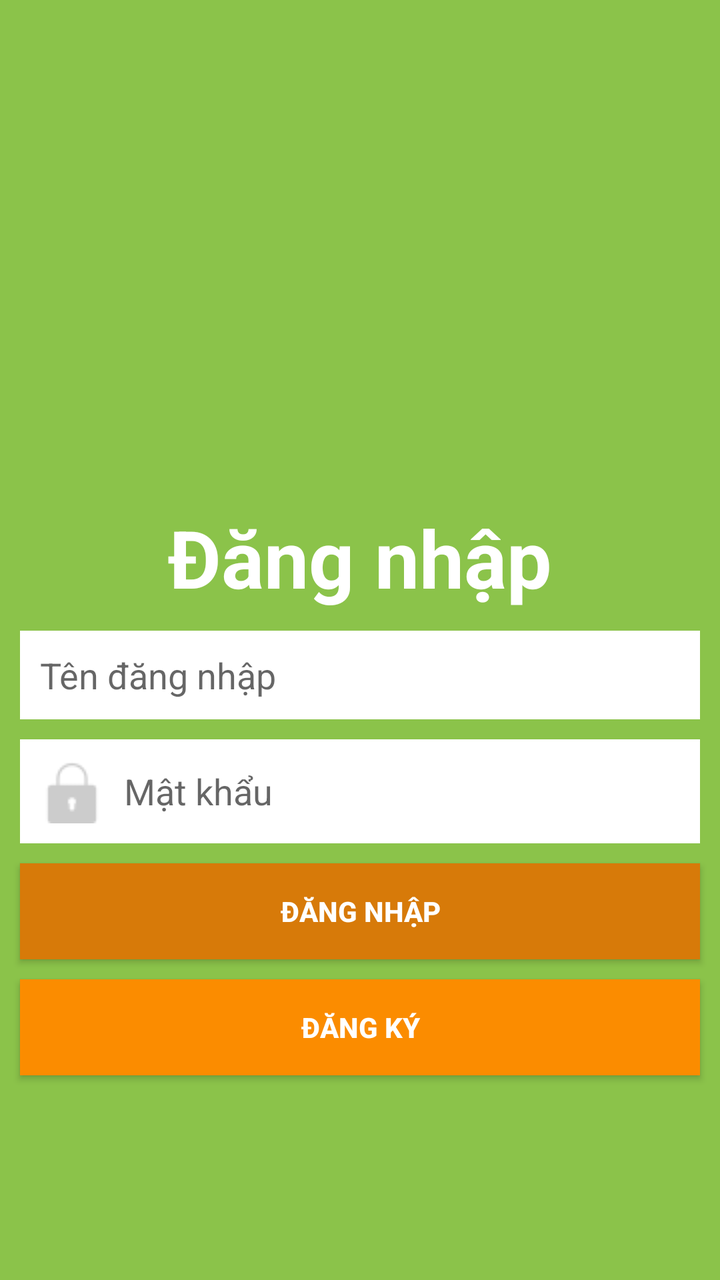
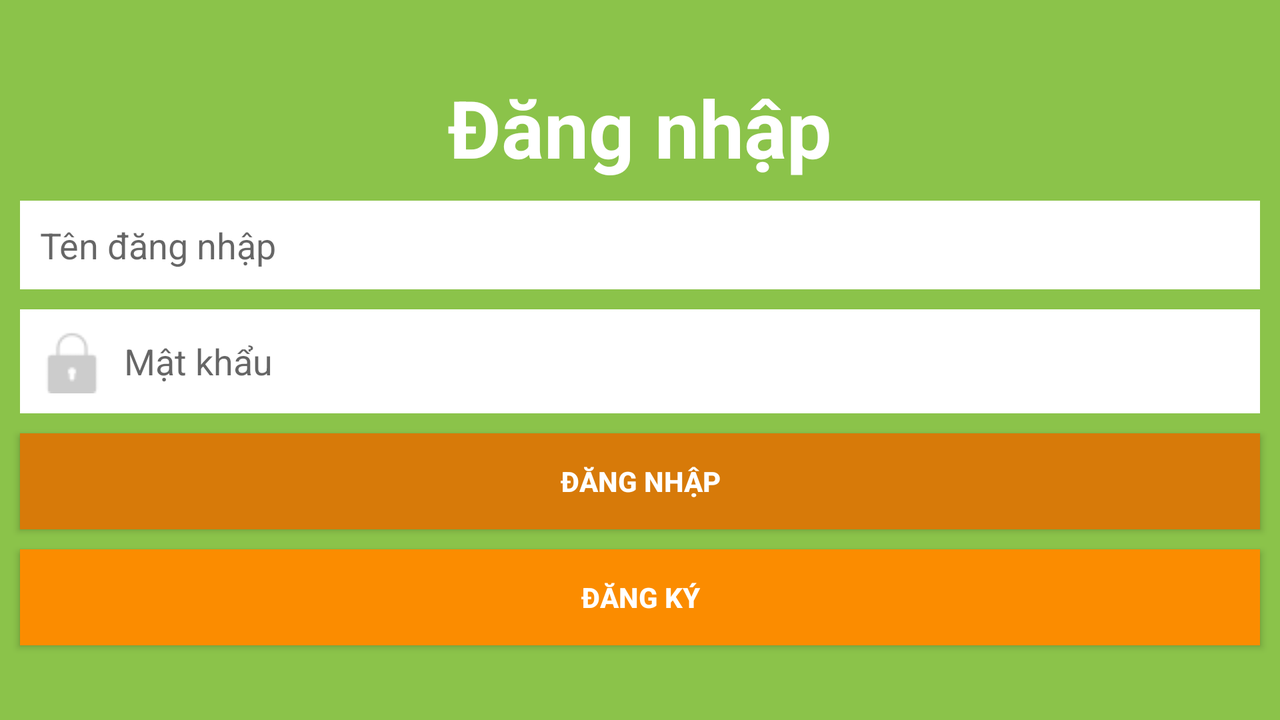

An Android layout and its configuration variant, each rendered on a device that would load it. The default file and the variant file are quoted in full after the pictures.
<!-- AndroidManifest.xml: application theme AppTheme -->
<!-- res/layout/layout_dangnhap.xml -->
<?xml version="1.0" encoding="utf-8"?>
<LinearLayout xmlns:android="http://schemas.android.com/apk/res/android"
    android:layout_width="match_parent"
    android:layout_height="match_parent"
    android:orientation="vertical"
    android:gravity="center"
    android:background="@color/colorGreen">

    <ImageView
        android:src="@drawable/logodangnhap"
        android:layout_width="@dimen/dimen150dp"
        android:layout_height="@dimen/dimen150dp" />

    <TextView
        android:id="@+id/txtDangNhap"
        android:text="@string/dangnhap"
        android:textSize="@dimen/size40sp"
        android:textStyle="bold"
        android:textColor="@color/colorWhite"
        android:layout_marginBottom="@dimen/dimen10dp"
        android:layout_width="wrap_content"
        android:layout_height="wrap_content" />

    <EditText
        android:id="@+id/edtTenDangNhapDN"
        android:layout_width="match_parent"
        android:layout_height="wrap_content"
        android:layout_marginBottom="@dimen/dimen10dp"
        android:layout_marginLeft="@dimen/dimen10dp"
        android:layout_marginRight="@dimen/dimen10dp"
        android:background="@color/colorWhite"
        android:drawableLeft="@drawable/user"
        android:drawablePadding="@dimen/dimen10dp"
        android:hint="@string/tendangnhap"
        android:inputType="textFilter"
        android:padding="@dimen/dimen10dp" />

    <EditText
        android:id="@+id/edtMatKhauDN"
        android:layout_width="match_parent"
        android:layout_height="wrap_content"
        android:layout_marginBottom="@dimen/dimen10dp"
        android:layout_marginLeft="@dimen/dimen10dp"
        android:layout_marginRight="@dimen/dimen10dp"
        android:background="@color/colorWhite"
        android:drawableLeft="@drawable/password"
        android:drawablePadding="@dimen/dimen10dp"
        android:ems="10"
        android:hint="@string/matkhau"
        android:inputType="textPassword"
        android:padding="@dimen/dimen10dp" />

    <Button
        android:id="@+id/btnDongYDN"
        android:layout_width="match_parent"
        android:layout_height="wrap_content"
        android:layout_marginBottom="@dimen/dimen10dp"
        android:layout_marginLeft="@dimen/dimen10dp"
        android:layout_marginRight="@dimen/dimen10dp"
        android:background="@color/colorToolBar"
        android:text="@string/dangnhap"
        android:textColor="@color/colorWhite"
        android:textStyle="bold" />

    <Button
        android:id="@+id/btnDangKyDN"
        android:layout_width="match_parent"
        android:layout_height="wrap_content"
        android:layout_marginLeft="@dimen/dimen10dp"
        android:layout_marginRight="@dimen/dimen10dp"
        android:background="@color/colorOrange"
        android:text="@string/dangky"
        android:textColor="@color/colorWhite"
        android:textStyle="bold" />
</LinearLayout>
<!-- resources referenced by this layout -->
<resources>
  <color name="colorGreen">#8BC34A</color>
  <color name="colorOrange">#FB8C00</color>
  <color name="colorToolBar">#d77a09</color>
  <color name="colorWhite">#FFF</color>
  <dimen name="dimen10dp">10dp</dimen>
  <dimen name="dimen150dp">150dp</dimen>
  <dimen name="size40sp">40sp</dimen>
  <!-- drawable password: png bitmap (drawable, 698 bytes) -->
  <string name="dangky">Đăng ký</string>
  <string name="dangnhap">Đăng nhập</string>
  <string name="matkhau">Mật khẩu</string>
  <string name="tendangnhap">Tên đăng nhập</string>
  <style name="AppTheme" parent="Theme.AppCompat.Light.NoActionBar">
          
          <item name="colorPrimary">@color/colorPrimary</item>
          <item name="colorPrimaryDark">@color/colorPrimaryDark</item>
          <item name="colorAccent">@color/colorAccent</item>
      </style>
  <color name="colorPrimary">#FF3F51B5</color>
  <color name="colorPrimaryDark">#303F9F</color>
  <color name="colorAccent">#FF4081</color>
</resources>
<!-- res/layout-land/layout_dangnhap.xml (the repository's variant of the layout above) -->
<!-- drawn on the phone turned sideways -->
<?xml version="1.0" encoding="utf-8"?>
<LinearLayout xmlns:android="http://schemas.android.com/apk/res/android"
    android:layout_width="match_parent"
    android:layout_height="match_parent"
    android:orientation="vertical"
    android:gravity="center"
    android:background="@color/colorGreen">

    
        
        
        

    <TextView
        android:id="@+id/txtDangNhap"
        android:text="@string/dangnhap"
        android:textSize="@dimen/size40sp"
        android:textStyle="bold"
        android:textColor="@color/colorWhite"
        android:layout_marginBottom="@dimen/dimen10dp"
        android:layout_width="wrap_content"
        android:layout_height="wrap_content" />

    <EditText
        android:id="@+id/edtTenDangNhapDN"
        android:layout_width="match_parent"
        android:layout_height="wrap_content"
        android:layout_marginBottom="@dimen/dimen10dp"
        android:layout_marginLeft="@dimen/dimen10dp"
        android:layout_marginRight="@dimen/dimen10dp"
        android:background="@color/colorWhite"
        android:drawableLeft="@drawable/user"
        android:drawablePadding="@dimen/dimen10dp"
        android:hint="@string/tendangnhap"
        android:inputType="textFilter"
        android:padding="@dimen/dimen10dp" />

    <EditText
        android:id="@+id/edtMatKhauDN"
        android:layout_width="match_parent"
        android:layout_height="wrap_content"
        android:layout_marginBottom="@dimen/dimen10dp"
        android:layout_marginLeft="@dimen/dimen10dp"
        android:layout_marginRight="@dimen/dimen10dp"
        android:background="@color/colorWhite"
        android:drawableLeft="@drawable/password"
        android:drawablePadding="@dimen/dimen10dp"
        android:ems="10"
        android:hint="@string/matkhau"
        android:inputType="textPassword"
        android:padding="@dimen/dimen10dp" />

    <Button
        android:id="@+id/btnDongYDN"
        android:layout_width="match_parent"
        android:layout_height="wrap_content"
        android:layout_marginBottom="@dimen/dimen10dp"
        android:layout_marginLeft="@dimen/dimen10dp"
        android:layout_marginRight="@dimen/dimen10dp"
        android:background="@color/colorToolBar"
        android:text="@string/dangnhap"
        android:textColor="@color/colorWhite"
        android:textStyle="bold" />

    <Button
        android:id="@+id/btnDangKyDN"
        android:layout_width="match_parent"
        android:layout_height="wrap_content"
        android:layout_marginLeft="@dimen/dimen10dp"
        android:layout_marginRight="@dimen/dimen10dp"
        android:background="@color/colorOrange"
        android:text="@string/dangky"
        android:textColor="@color/colorWhite"
        android:textStyle="bold" />
</LinearLayout>
<!-- resources referenced by the variant -->
<!-- as the phone turned sideways resolves them -->
<resources>
  <color name="colorGreen">#8BC34A</color>
  <color name="colorOrange">#FB8C00</color>
  <color name="colorToolBar">#d77a09</color>
  <color name="colorWhite">#FFF</color>
  <dimen name="dimen10dp">10dp</dimen>
  <dimen name="size40sp">40sp</dimen>
  <!-- drawable password: png bitmap (drawable, 698 bytes) -->
  <string name="dangky">Đăng ký</string>
  <string name="dangnhap">Đăng nhập</string>
  <string name="matkhau">Mật khẩu</string>
  <string name="tendangnhap">Tên đăng nhập</string>
  <style name="AppTheme" parent="Theme.AppCompat.Light.NoActionBar">
          
          <item name="colorPrimary">@color/colorPrimary</item>
          <item name="colorPrimaryDark">@color/colorPrimaryDark</item>
          <item name="colorAccent">@color/colorAccent</item>
      </style>
  <color name="colorPrimary">#FF3F51B5</color>
  <color name="colorPrimaryDark">#303F9F</color>
  <color name="colorAccent">#FF4081</color>
</resources>
